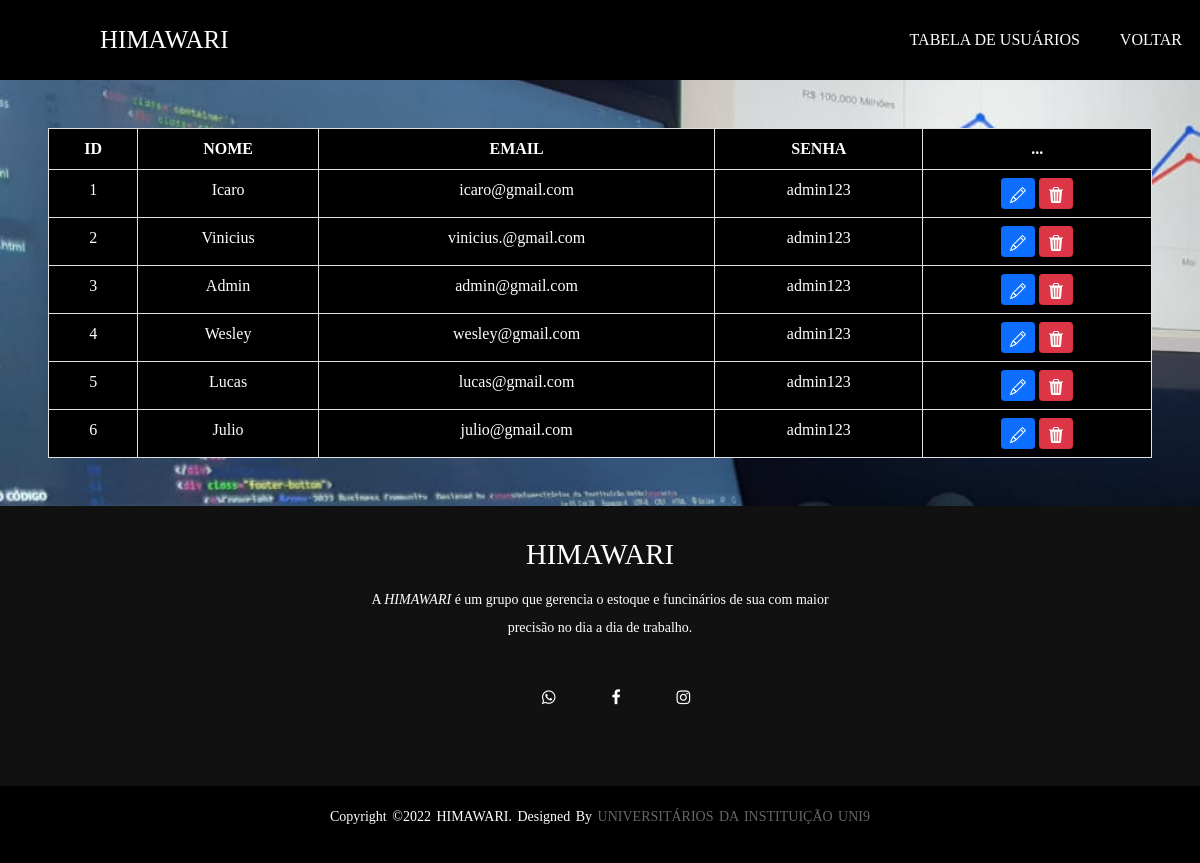
/tabelaUser.php (signed in), run on the app's committed database.
### tables this page shows
CREATE TABLE IF NOT EXISTS `usuarios` (
  `id` int(11) NOT NULL AUTO_INCREMENT,
  `nome` varchar(50) NOT NULL,
  `email` varchar(60) NOT NULL,
  `senha` varchar(20) NOT NULL,
  PRIMARY KEY (`id`)
);

### tabelaUser.php (the view, shortened to what this page needs)
<?php
require_once 'php/config.php';
?>
<!DOCTYPE html>
<html lang="pt-br">
<head>
    <link href="https://cdn.jsdelivr.net/npm/bootstrap@5.0.2/dist/css/bootstrap.min.css"
    rel="stylesheet"
>
    <link rel="stylesheet" href="https://cdnjs.cloudflare.com/ajax/libs/font-awesome/4.7.0/css/font-awesome.min.css">
    <link rel="stylesheet" href="css/header.css">
    <link rel="stylesheet" href="css/tabelaUser.css">
    <link rel="stylesheet" href="css/footer.css">
</head>
<body>
<header>
        <nav class="nav-bar">
            <label class="logo">HIMAWARI</label>
            <ul>
                <li><a href="#">TABELA DE USUÁRIOS</a></li>
                <li><a href="painel.php">VOLTAR</a></li>
            </ul>
        </nav>
    </header>
    <main>
        <div class ="m-5">
        <table class="table table-bordered text-center">
                <thead>
                    <tr>
                        <th scope="col">ID</th>
                        <th scope="col">NOME</th>
                        <th scope="col">EMAIL</th>
                        <th scope="col">SENHA</th>
                        <th scope="col">...</th>
                    </tr>
                </thead>
                <tbody>
                    <?php
                    $sql_registros = "SELECT * FROM usuarios ORDER BY id ASC";
                    $resultado = $conexao->query($sql_registros);
                    if ($resultado && $resultado->num_rows > 0) {
                        while ($user_data = $resultado->fetch_assoc()) {
                            echo "<tr>";
                            echo "<td>" . $user_data['id'] . "</td>";
                            echo "<td>" . $user_data['nome'] . "</td>";
                            echo "<td>" . $user_data['email'] . "</td>";
                            echo "<td>" . $user_data['senha'] . "</td>";
                            echo "<td>
                                <a class='btn btn-sm btn-primary' href='php/editUsuarios.php?id=$user_data[id]'>
                                    <svg xmlns='http://www.w3.org/2000/svg' width='16' height='16' fill='currentColor' class='bi bi-pencil' viewBox='0 0 16 16'>
                                    <path d='M12.146.146a.5.5 0 0 1 .708 0l3 3a.5.5 0 0 1 0 .708l-10 10a.5.5 0 0 1-.168.11l-5 2a.5.5 0 0 1-.65-.65l2-5a.5.5 0 0 1 .11-.168l10-10zM11.207 2.5 13.5 4.793 14.793 3.5 12.5 1.207 11.207 2.5zm1.586 3L10.5 3.207 4 9.707V10h.5a.5.5 0 0 1 .5.5v.5h.5a.5.5 0 0 1 .5.5v.5h.293l6.5-6.5zm-9.761 5.175-.106.106-1.528 3.821 3.821-1.528.106-.106A.5.5 0 0 1 5 12.5V12h-.5a.5.5 0 0 1-.5-.5V11h-.5a.5.5 0 0 1-.468-.325z'/>
                                    </svg>
                                </a>
                                <a class='btn btn-sm btn-danger' href='php/deleteUser.php?id=$user_data[id]'>
                                    <svg xmlns='http://www.w3.org/2000/svg' width='16' height='16' fill='currentColor' class='bi bi-trash3-fill' viewBox='0 0 16 16'>
                                    <path d='M11 1.5v1h3.5a.5.5 0 0 1 0 1h-.538l-.853 10.66A2 2 0 0 1 11.115 16h-6.23a2 2 0 0 1-1.994-1.84L2.038 3.5H1.5a.5.5 0 0 1 0-1H5v-1A1.5 1.5 0 0 1 6.5 0h3A1.5 1.5 0 0 1 11 1.5Zm-5 0v1h4v-1a.5.5 0 0 0-.5-.5h-3a.5.5 0 0 0-.5.5ZM4.5 5.029l.5 8.5a.5.5 0 1 0 .998-.06l-.5-8.5a.5.5 0 1 0-.998.06Zm6.53-.528a.5.5 0 0 0-.528.47l-.5 8.5a.5.5 0 0 0 .998.058l.5-8.5a.5.5 0 0 0-.47-.528ZM8 4.5a.5.5 0 0 0-.5.5v8.5a.5.5 0 0 0 1 0V5a.5.5 0 0 0-.5-.5Z'/>
                                    </svg>
                                </a>
                            </td>";
                            echo "</tr>";
                        }
                    } else {
                        echo "Erro na consulta: " . $conexao->error;
                    }
                    ?>
                </tbody>
            </table>
        </div>
    </main>
    <footer>
		<div class="footer-content">
			<h3>HIMAWARI</h3>
			<p>A <i> HIMAWARI </i> é um grupo que gerencia o estoque e funcinários
				de sua com maior precisão no dia a dia de trabalho.</p>
			<ul class="sociais">
				<li><a href="#"><i class="fa fa-whatsapp"></i></a></li>
				<li><a href="#"><i class="fa fa-facebook"></i></a></li>
				<li><a href="#"><i class="fa fa-instagram"></i></a></li>
			</ul>
		</div>
		<div class="footer-bottom">
			<p>Copyright &copy;2022 HIMAWARI. Designed by <span>Universitários da Instituição Uni9</span></p>
		</div>
	</footer>
</body>
</html>

### css/header.css (style rules this page uses)
* { margin: 0; padding: 0; box-sizing: border-box; font-family: 'Open Sans'; }
.nav-bar { background: black; height: 80px; width: 100%; }
.logo { color: white; font-size: 25px; line-height: 80px; padding: 0 100px; cursor: pointer; }
ul { list-style: none; float: right; gap: 10px; }
ul li { display: inline-block; line-height: 80px; margin: 0 5px; }
ul li a { color: white; text-decoration: none; padding: 7px 13px; border-radius: 3px; text-transform: uppercase; cursor: pointer; }

### css/tabelaUser.css (style rules this page uses)
* { margin: 0; padding: 0; box-sizing: border-box; font-family: 'Open-Sans'; }
body { background: url(../img/background.jpeg); width: 100%; background-size: cover; position: relative; }
.table { background: black; color: white; }

### css/footer.css (style rules this page uses)
* { margin: 0; padding: 0; box-sizing: border-box; font-family: 'Open-Sans'; }
footer { bottom: 0; left: 0; right: 0; background: #111; height: auto; width: 100%; font-family: "Open Sans"; color: #fff; }
.footer-content { display: flex; align-items: center; justify-content: center; flex-direction: column; text-align: center; }
.footer-content h3 { font-size: 1.8rem; font-weight: 400; text-transform: capitalize; line-height: 3rem; margin-top: 2%; }
.footer-content p { max-width: 500px; margin: 0 auto; line-height: 28px; font-size: 14px; color: #fff; }
.sociais { list-style: none; display: flex; align-items: center; justify-content: center; margin: 1rem 0 3rem 0; }
.sociais li { margin: 0 10px; }
.sociais a { text-decoration: none; color: white; }
.sociais a i { font-size: 1.rem; transition: color .4s ease; }
.footer-bottom { background: #000; width: 100%; padding: 20px 0; text-align: center; }
.footer-bottom p { font-size: 14px; word-spacing: 2px; text-transform: capitalize; color: #fff; }
.footer-bottom span { text-transform: uppercase; opacity: .4; font-weight: 200; }

### data on the page
usuarios: id "1", nome "Icaro", email "icaro@gmail.com", senha "admin123"
usuarios: id "2", nome "Vinicius", email "vinicius.@gmail.com", senha "admin123"
usuarios: id "3", nome "Admin", email "admin@gmail.com", senha "admin123"
usuarios: id "4", nome "Wesley", email "wesley@gmail.com", senha "admin123"
usuarios: id "5", nome "Lucas", email "lucas@gmail.com", senha "admin123"
usuarios: id "6", nome "Julio", email "julio@gmail.com", senha "admin123"
